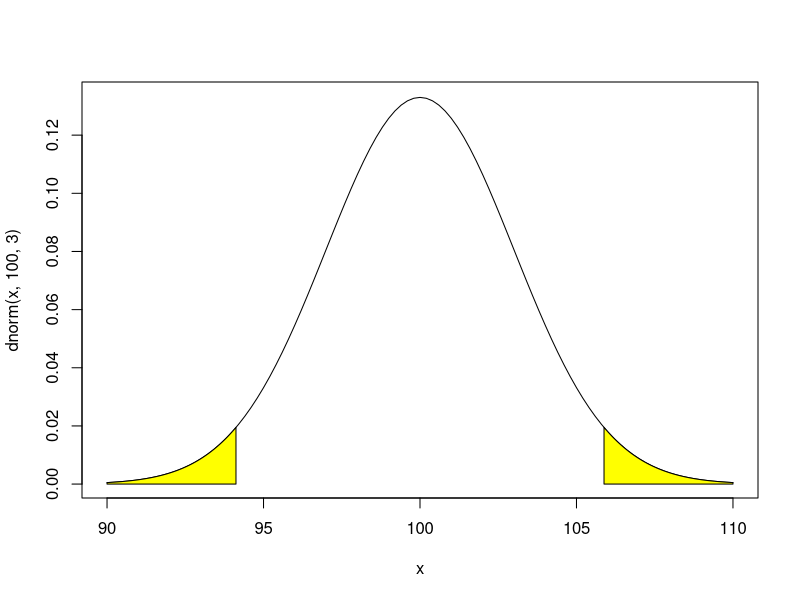
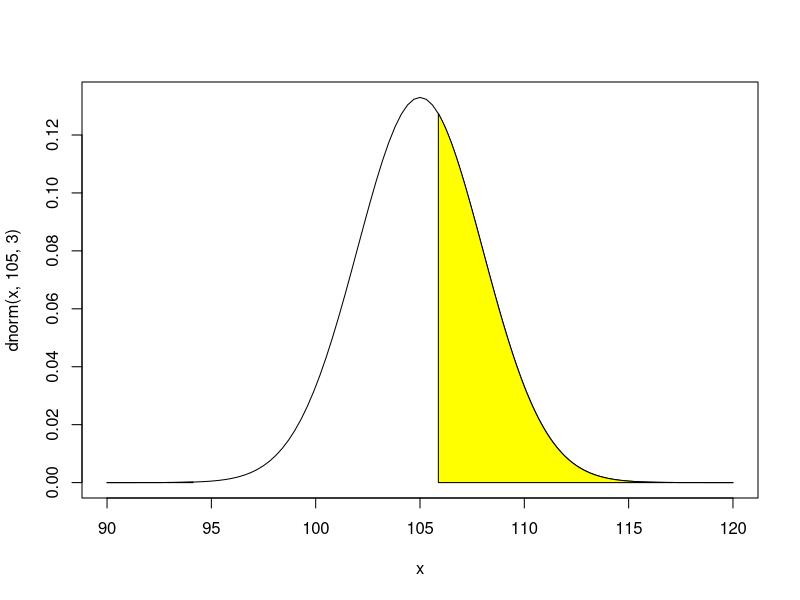
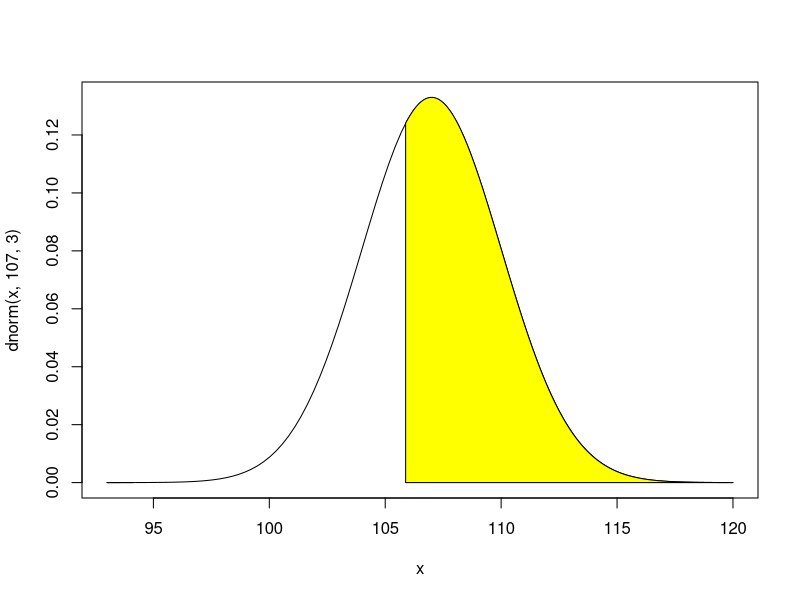
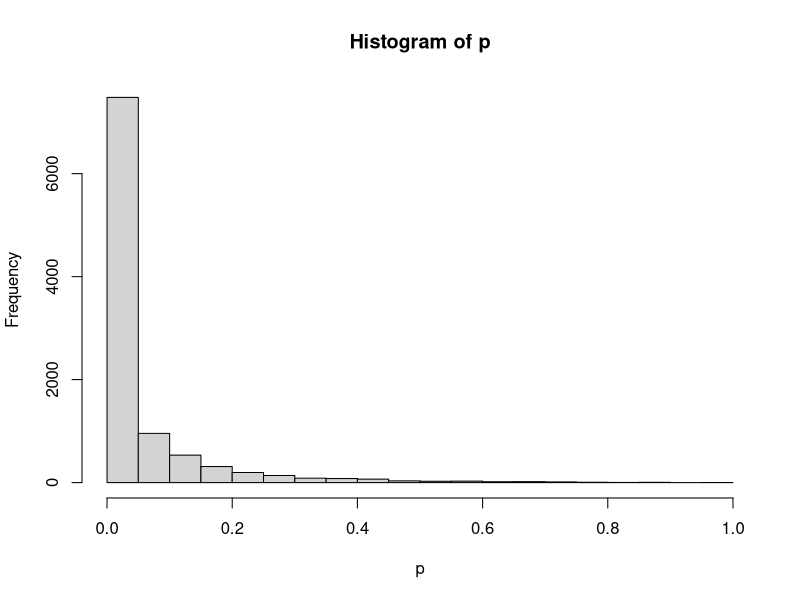
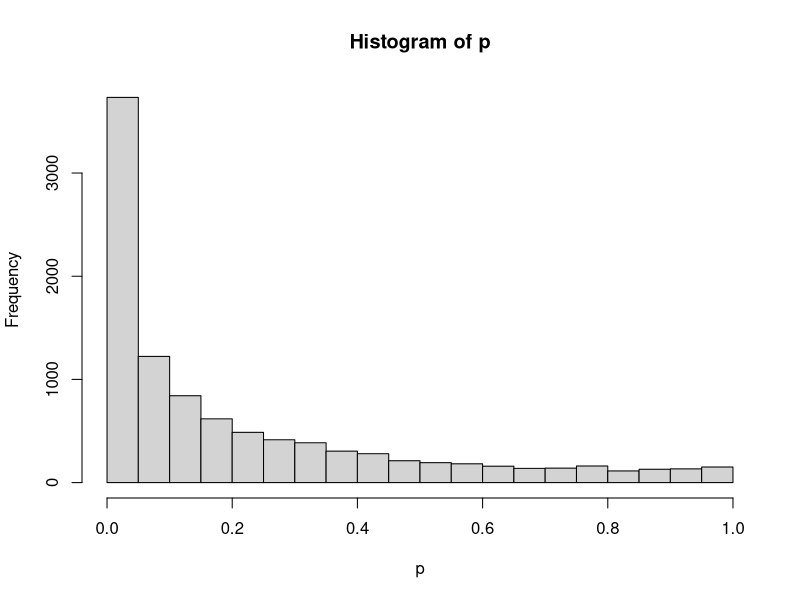
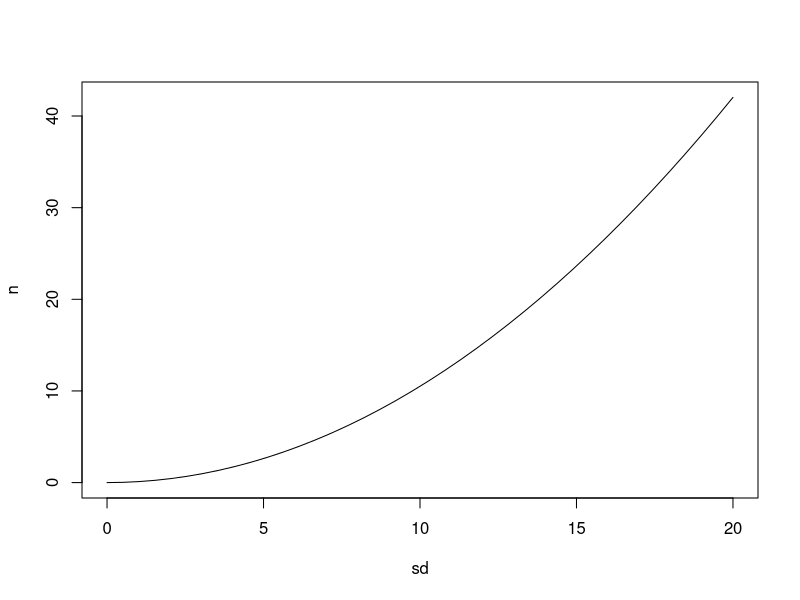
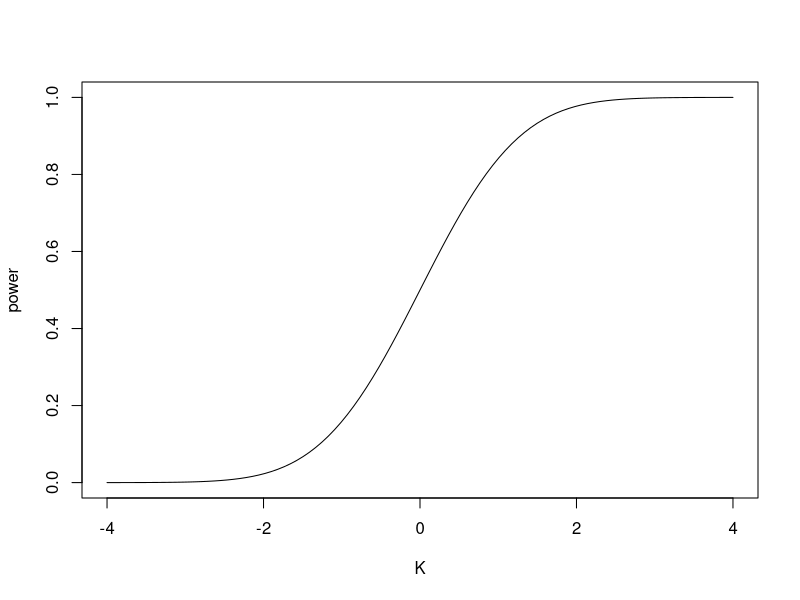

Generate these figures, in order, with R:
## ---- chunk 1
knitr::opts_chunk$set(echo = TRUE)
## ---- chunk 2
#rejection points
lower_rp <- qnorm(0.025,100,3)
higher_rp <- qnorm(0.975,100,3)

x <-  seq(90,110,length=200)
############Null dist plot############
######################################
curve(dnorm(x,100,3), xlim=c(90,110)) 
x_ltail  <- c(90, seq(90, lower_rp, length = 300), lower_rp )
y_ltail  <- c(0,dnorm(seq(90, lower_rp , length = 300), 100, 3),0)
x_rtail  <- c(higher_rp, seq(higher_rp, 110, length = 300), 110)
y_rtail  <- c(0,dnorm(seq(higher_rp, 110, length = 300), 100, 3),0)
polygon(x_ltail,y_ltail, col=rgb(1,1,0,1))
polygon(x_rtail,y_rtail, col=rgb(1,1,0,1))
######################################
## ---- chunk 3
##########Alternate dist plot##########
#######################################
curve(dnorm(x,105,3), xlim=c(90,120)) 
x_ltail  <- c(90, seq(90, lower_rp, length = 300), lower_rp )
y_ltail  <- c(0,dnorm(seq(90, lower_rp , length = 300), 105, 3),0)
x_rtail  <- c(higher_rp, seq(higher_rp, 120, length = 300), 120)
y_rtail  <- c(0,dnorm(seq(higher_rp, 120, length = 300), 105, 3),0)
polygon(x_ltail,y_ltail, col=rgb(1,1,0,1))
polygon(x_rtail,y_rtail, col=rgb(1,1,0,1))
#######################################
## ---- chunk 4
1-pnorm(higher_rp, 105, 3)
## ---- chunk 5
##########Alternate dist plot##########
#######################################
curve(dnorm(x,107,3), xlim=c(93,120)) 
x_ltail  <- c(93, seq(93, lower_rp, length = 300), lower_rp )
y_ltail  <- c(0,dnorm(seq(93, lower_rp , length = 300), 107, 3),0)
x_rtail  <- c(higher_rp, seq(higher_rp, 120, length = 300), 120)
y_rtail  <- c(0,dnorm(seq(higher_rp, 120, length = 300), 107, 3),0)
polygon(x_ltail,y_ltail, col=rgb(1,1,0,1))
polygon(x_rtail,y_rtail, col=rgb(1,1,0,1))
#######################################
1-pnorm(higher_rp, 107, 3)
## ---- chunk 6
alpha <- 0.05
Tails <- 2
Z.crit <- qnorm(1 - alpha/Tails);Z.crit

Es <- (107-100)/15
power = pnorm(Es*sqrt(25) - Z.crit)
## ---- chunk 7
alpha <- 0.05
Tails <- 2
t.crit <- qt(1 - alpha/Tails, df=24)

Es <- (107-100)/15
power = pt(Es*sqrt(25) - t.crit, df=24)
## ---- chunk 8
n <- 25; SD <- 15
mean1 <- 107
mean2 <- 100
p <- NULL

for (i in 1:10000){
sample <- rnorm(n, mean1, SD)
z <- (mean(sample) - mean2)/(SD/sqrt(n))
p[i] <- 1-pnorm(z)
}

hist(p)
power <- sum(p<0.05)/length(p)
## ---- chunk 9
n <- 25; SD <- 15
mean1 <- 100
mean2 <- 107
p <- NULL

for (i in 1:10000){
sample1 <- rnorm(n, mean1, SD)
sample2 <- rnorm(n, mean2, SD)

y <- c(sample1, sample2)
x <- c(rep("t1", n), rep("t2", n))

fit <- lm(y~x)
p[i] <- summary(aov(fit))[[1]][[5]][1]
}

hist(p)
power <- sum(p<0.05)/length(p)
## ---- chunk 10
install.packages("pwr")
library("pwr")
pwr.t.test(n=25, d=((107-100)/15), sig.level=0.05, power=NULL, type= c("one.sample"), alternative = ("two.sided"))

#d is the effect size, scale by standard deviation. 
#Use power= NULL to determine the power.

#sig level relates to type 1 error, and power is (1-type 2 error). So extremely high power will adjust alpha as well, or will need extremely high sample sizes.
## ---- chunk 11
Es <- (107-100)/15
alpha <- 0.05
Tails <- 2
Power <- 0.90
Z.crit <- qnorm(1 - alpha/Tails)
Z.power <- qnorm(Power)

n <- ((Z.crit + Z.power) / Es)^2 
n
## ---- chunk 12
sd <- seq(0,20, length=40)
Es <- (110-100)/sd

n <- ((Z.crit + Z.power) / Es)^2 
plot(sd, n, type="l")
## ---- chunk 13
K <- seq(-4,4, length=100)
power <- pnorm(K)

plot(K, power, type="l")
